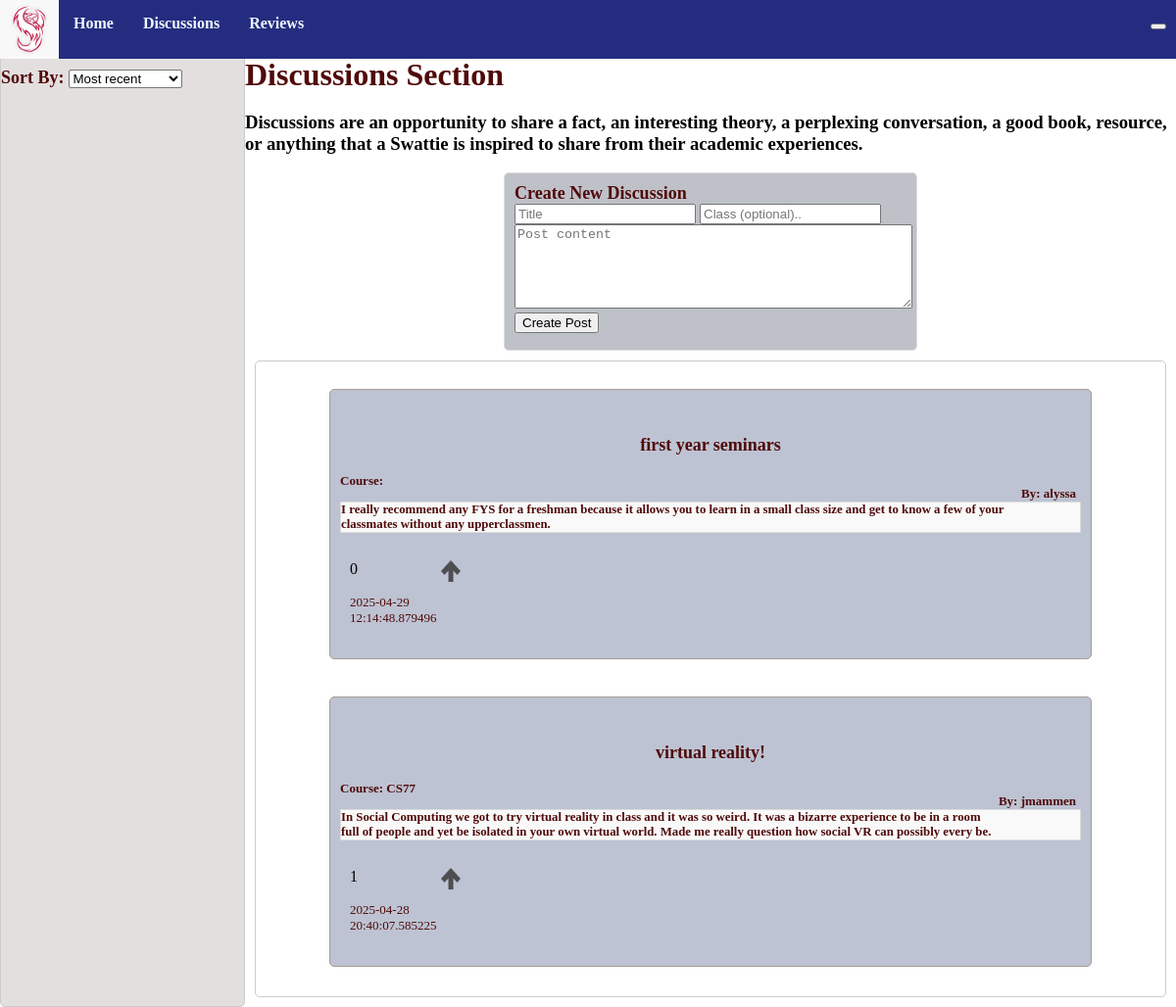
The page /discussions on the database its author committed.
### models.py (models this page shows, shortened)
class Discussion(db.Model):
    id = db.Column(db.Integer, primary_key=True)
    title = db.Column(db.String(255), nullable=False)
    content = db.Column(db.Text, nullable=False)
    created_at = db.Column(db.DateTime, default=db.func.current_timestamp())
    course = db.Column(db.Text)
    author = db.Column(db.Text, nullable=False)
    comments = db.relationship('Comment', backref='discussion', cascade="all, delete-orphan", lazy=True)
    up_votes = db.Column(db.Integer, default = 0)

### app.py (the view)
@app.route('/discussions', methods=['GET', 'POST'])
def discussions():
    discussions=Discussion.query.order_by(Discussion.created_at.desc()).all() #puts the discussions in the most recent to least recent order
    discussions_data=[]
    for discussion in discussions:
        discussions_data.append({
            'id': discussion.id,
            'title': discussion.title,
            'author': discussion.author,
            'created_at': discussion.created_at,
            'content': discussion.content,
            'course': discussion.course,
            'up_votes': discussion.up_votes,
        })
    return render_template('discussions.html', discussions=discussions_data)

### templates/discussions.html (shortened to what this page needs)
{% extends "base.html" %}
{%block head%}
{{ super() }}
<link rel="stylesheet" href="{{ url_for('static', filename='styles/base.css') }}">
{% endblock %}
{%block content %}
<div class="container">
    <div class="sidebar">
        <br>
        <p1 style="text-align:center;">Sort By:</p1>
        <div class="dropdown">
            <select name="order_by" id="order_by" onchange="filterby(this)">
                <option value="">Most recent</option>
            </select>
        </div>
    </div>
    <div class="space">
        <br>
        <p2>Discussions Section</p2>
        <h3>Discussions are an opportunity to share a fact, an interesting theory, a perplexing conversation, a good book, resource, or anything that a Swattie is inspired to share from their academic experiences. </h3>
        <div class="add_post">
            <p1>Create New Discussion</p1>
            <form id="form">
                <input type="text" id="title" placeholder="Title" required maxlength="50">
                <input type="text" id="course" placeholder="Class (optional).." required maxlength="50">
                <textarea id="new_content" placeholder="Post content" required></textarea>
                <button id="submitDiscussion">Create Post</button>
            </form>
        </div>
        <div class="list-group">
            {% for discussion in discussions %}
            <a href="{{ url_for('dis_posts', discussion_id=discussion.id) }}" class="list-group-item">
                <div class="whereithappens">
                    <div id="header">
                        <p id="title">{{discussion.title}}</p>
                        <p id="author">By: {{discussion.author}}</p>
                        <p id="course">Course: {{discussion.course}}</p>
                    </div>
                    <p id="content">{{discussion.content}}</p>
            </a>
            <div id="information" class="info list-group-item">
                <div id="{{discussion.id}}number">{{discussion.up_votes}}</div>
                <img width="20" height="20" id="{{discussion.id}}" onclick="upvote(this)" src="{{url_for('static',
                                    filename='/images/upvote.png')}}" class="upvote" /><img />
                <p id="disc_created_at">{{discussion.created_at}}</p>
            </div>
        </div>
        {% endfor %}
    </div>
{%endblock%}

### static/styles/base.css (style rules this page uses)
body { margin: 0; padding: 0; }
p { font-size: 0.8em; }
p1 { color: rgb(80, 10, 10); font-weight: bold; font-size: large; }
p2 { color: rgb(80, 10, 10); font-weight: bold; font-size: xx-large; text-align: center; }
a { color: rgb(80, 10, 10); font-weight: bold; font-size: medium; text-decoration: none; }
.container { font-family:montserrat; display: grid; grid-template-columns: 250px 1fr; height: 100vh; }
.sidebar { background: #e4dfdf; border: 1px solid #ccc; border-radius: 5px; padding-top: 50px; }
.space { padding-top: 40px; }
.add_post { height: 20vh; width: 50vh; background-color: #bfc1c8; margin: auto; padding: 10px; border: 1px solid #ddd; border-radius: 5px; }
.list-group { background-color: #ffffff; border: 1px solid #ccc; padding: 10px; padding-left: 75px; padding-right: 75px; margin: 10px; border-radius: 5px; }
.list-group-item { padding: 10px; margin: 10px; }
.whereithappens { padding: 10px; background-color: #bdc3d2; border: 1px solid #a89c94; margin-bottom: 20px; border-radius: 5px; font-family:montserrat; }
#content { border: 1px solid #ddd; margin: auto; background-color: #f9f9f9; }
#new_content { width: 50vh; height:10vh; }
#header #title { color: rgb(80, 10, 10); font-weight: bolder; font-size: large; text-align: center; }
#header #author { color: rgb(80, 10, 10); font-weight: bold; font-size: small; margin-right: 5px; position: relative; float: right; }
#header #course { color: rgb(80, 10, 10); font-size: small; }
#information { display: grid; grid-template-columns: repeat(3, auto); padding: 5px; margin: 5px; }
#information p { font-size: small; }
#information #disc_created_at { color: rgb(80, 10, 10); float: right; margin-right: 5px; }
.dropdown { position: relative; display: inline-block; }
.upvote { width: 20px; height: 22px; z-index: 50; }
.info { width: 100px; }

### rows shown on the page
Discussion: title "first year seminars", author "alyssa", content "I really recommend any FYS for a freshman because it allows you to learn in a small class size and get to know a few of your classmates without any upperclassmen.", up_votes "0", created_at "2025-04-29 12:14:48.879496"
Discussion: title "virtual reality!", author "jmammen", course "CS77", content "In Social Computing we got to try virtual reality in class and it was so weird. It was a bizarre experience to be in a room full of people and yet be isolated in your own virtual world. Made me really question how social VR can possibly every be.", up_votes "1", created_at "2025-04-28 20:40:07.585225"
